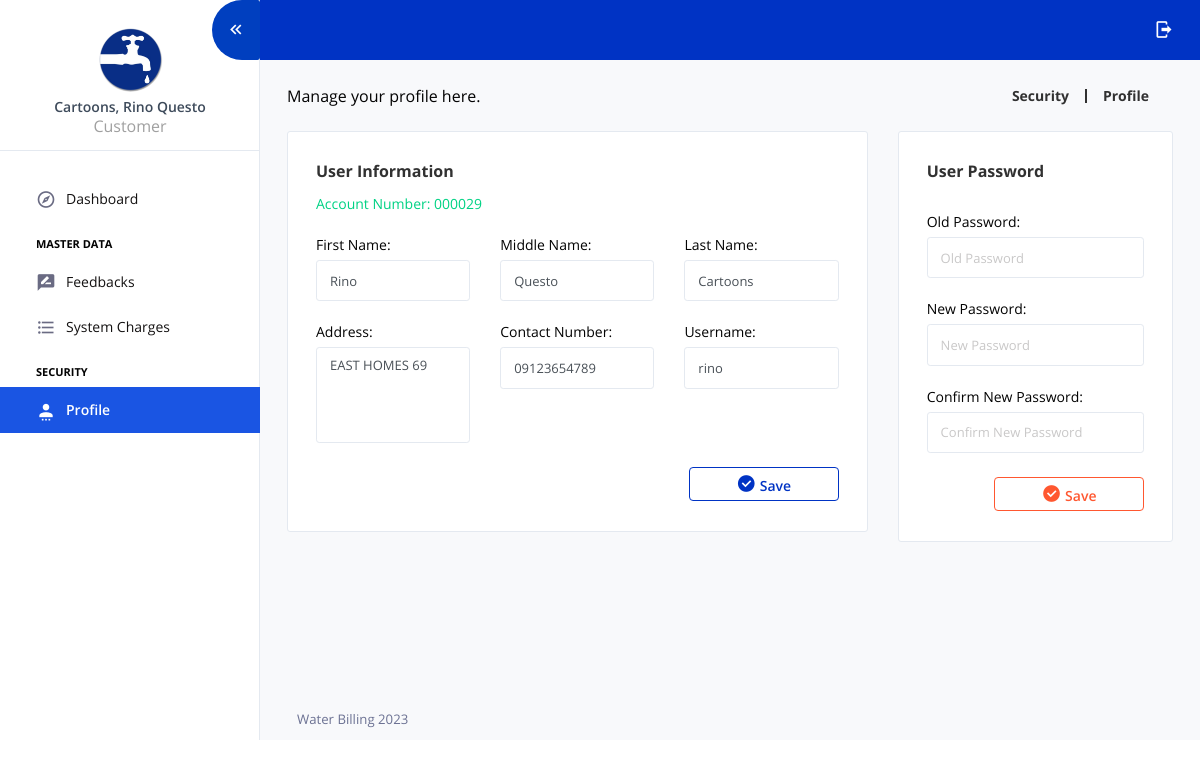
Screenshot of /?page=profile (signed in) with the database file from the repository.
### tables this page shows
CREATE TABLE `tbl_users` (
  `user_id` int(11) NOT NULL AUTO_INCREMENT,
  `account_number` varchar(10) NOT NULL DEFAULT '',
  `user_fname` varchar(50) NOT NULL,
  `user_mname` varchar(50) NOT NULL,
  `user_lname` varchar(50) NOT NULL,
  `address` varchar(150) NOT NULL DEFAULT '',
  `contact_number` varchar(50) NOT NULL DEFAULT '',
  `username` varchar(50) NOT NULL,
  `password` varchar(150) NOT NULL,
  `user_category` varchar(1) NOT NULL DEFAULT '' COMMENT 'A = ADMIN, C = USER or CUSTOMER, M = METER READER',
  `customer_type` varchar(1) NOT NULL DEFAULT '' COMMENT 'R = RESIDENTIAL, C= COMMECRCIAL',
  `date_added` datetime NOT NULL DEFAULT CURRENT_TIMESTAMP,
  PRIMARY KEY (`user_id`)
);

### core/my_functions.php (called while the page is built)
<?php
function userFullName($user_id){
	global $mysqli;
	$fetch = $mysqli->query("SELECT * FROM tbl_users WHERE user_id='$user_id'") or die(mysqli_error());
	$row = $fetch->fetch_array();
	return $row["user_lname"].", ".$row["user_fname"]." ".$row["user_mname"];
}
function user_info($selected_data,$user_id){
	global $mysqli;
	$fetch = $mysqli->query("SELECT $selected_data FROM tbl_users WHERE user_id='$user_id'") or die(mysqli_error());
	$row = $fetch->fetch_array();
	return $row[0];
}
?>

### views/profile.php (the view, shortened to what this page needs)
<div class="content-wrapper pb-0">
  	<div class="page-header flex-wrap">
    	<div class="header-left">
      		Manage your profile here.
    	</div>
    	<div class="header-right d-flex flex-wrap mt-2 mt-sm-0">
      		<div class="d-flex align-items-center">
        		<a href="#">
          			<p class="m-0 pr-3">Security</p>
        		</a>
        		<a class="pl-3 mr-4" href="#">
          			<p class="m-0">Profile</p>
        		</a>
      		</div>
    	</div>
  	</div>
  	<div class="row">
 		<div class="col-sm-8">
 			<div class="card">
	          	<div class="card-body">
	            <h4 class="card-title">User Information</h4>
	            <p class="card-description text-success">Account Number: <?= user_info("account_number",$user_id) ?></p>
		            <form role="form" method="POST" id="form_submit_update_basic_info">
		              	<div class="row">
		              		<div class="col-sm-4">
			              		<div class="form-group">
				                	<label>First Name:</label>
			                    	<input type="text" class="form-control form-control-sm" name="user_fname" placeholder="First Name" value="<?= user_info("user_fname",$user_id) ?>" autocomplete="off" required>
				              	</div>
			              	</div>
			              	<div class="col-sm-4">
			              		<div class="form-group">
			              			<label>Middle Name:</label>
		                    		<input type="text" class="form-control form-control-sm" name="user_mname" placeholder="Middle Name" value="<?= user_info("user_mname",$user_id) ?>" autocomplete="off" required>
		                    	</div>
			              	</div>
			              	<div class="col-sm-4">
			              		<div class="form-group">
			              			<label>Last Name:</label>
	                    			<input type="text" class="form-control form-control-sm" name="user_lname" placeholder="Last Name" value="<?= user_info("user_lname",$user_id) ?>" autocomplete="off" required>
		                    	</div>
			              	</div>
		              	</div>
		              	<div class="row">
		              		<div class="col-sm-4">
			                	<div class="form-group">
			                  		<label>Address:</label>
			                  		<textarea class="form-control form-control-sm" name="address" rows="4"  autocomplete="off" placeholder="Address"><?= user_info("address",$user_id) ?></textarea>
			                	</div>
			              	</div>
			              	<div class="col-sm-4">
			                 	<div class="form-group">
			                    	<label>Contact Number:</label>
			                    	<input type="text" class="form-control form-control-sm" name="contact_number" placeholder="Contact Number" value="<?= user_info("contact_number",$user_id) ?>" autocomplete="off">
			                	</div>
			              	</div>
			              	<div class="col-sm-4">
				                <div class="form-group">
				                    <label>Username:</label>
				                    <input type="text" class="form-control form-control-sm" name="username" placeholder="Username" value="<?= user_info("username",$user_id) ?>" autocomplete="off" required>
				                </div>
				            </div>
			            </div>
		              	<button type="submit" class="btn btn-outline-primary btn-fw btn-sm" id="form_btn_update_basic_info" style="float: right;"><i class="mdi mdi-check-circle"></i> Save</button>
		            </form>
	          	</div>
	        </div>
 		</div>
 		<div class="col-sm-4">
 			<div class="card">
	          	<div class="card-body">
	            <h4 class="card-title">User Password</h4> <br>
		            <form role="form" method="POST" id="form_submit_update_password">
		              	<div class="row">
		              		<div class="col-sm-12">
		              			<div class="form-group">
				                	<label>Old Password:</label>
			                    	<input type="password" class="form-control form-control-sm" name="old_password" placeholder="Old Password" autocomplete="off" required>
				              	</div>
		              		</div>
		              		<div class="col-sm-12">
		              			<div class="form-group">
			              			<label>New Password:</label>
		                    		<input type="password" class="form-control form-control-sm" name="new_password" placeholder="New Password" autocomplete="off" required>
		                    	</div>
		              		</div>
		              		<div class="col-sm-12">
		              			<div class="form-group">
			              			<label>Confirm New Password:</label>
		                			<input type="password" class="form-control form-control-sm" name="confirm_password" placeholder="Confirm New Password" autocomplete="off" required>
		                    	</div>
		              		</div>
		              	</div>
		              	<button type="submit" class="btn btn-outline-warning btn-fw btn-sm" id="form_btn_update_password" style="float: right;"><i class="mdi mdi-check-circle"></i> Save</button>
		            </form>
	          	</div>
	        </div>
 		</div>
  	</div>
</div>

### components/sidebar.php (shortened to what this page needs)
<nav class="sidebar sidebar-offcanvas" id="sidebar">
  <ul class="nav">
    <li class="nav-item nav-profile border-bottom">
      <a href="?page=profile" class="nav-link flex-column">
        <div class="nav-profile-image">
          <img src="assets/images/faucet_2_icon.ico" alt="profile" />
        </div>
        <div class="nav-profile-text d-flex ml-0 mb-3 flex-column">
          <span class="font-weight-semibold mb-1 mt-2 text-center"><?= userFullName($user_id)?></span>
          <span class="text-secondary icon-sm text-center"><?= $session_user_category=="A"?"Admin":(($session_user_category=="C")?"Customer":"Meter Reader");?></span>
        </div>
      </a>
    </li>
    <li class="pt-0 pb-0">
      <span class="nav-item-head"></span>
    </li>
    <li class="nav-item <?= $page=="dashboard"?'active':''; ?>">
      <a class="nav-link" href="?page=dashboard">
        <i class="mdi mdi-compass-outline menu-icon"></i>
        <span class="menu-title">Dashboard</span>
      </a>
    </li>
    <li class="pt-2 pb-1">
      <span class="nav-item-head">Master Data</span>
    </li>
    <li class="nav-item <?= $page=="feedbacks"?'active':''; ?>">
      <a class="nav-link" href="?page=feedbacks">
        <i class="mdi mdi-message-draw menu-icon"></i>
        <span class="menu-title">Feedbacks</span>
      </a>
    </li>
    <li class="nav-item <?= $page=="system_charges"?'active':''; ?>">
      <a class="nav-link" href="?page=system_charges">
        <i class="mdi mdi-format-list-bulleted menu-icon"></i>
        <span class="menu-title">System Charges</span>
      </a>
    </li>
    <li class="pt-2 pb-1">
      <span class="nav-item-head">Security</span>
    </li>
    <li class="nav-item <?= $page=="profile"?'active':''; ?>">
      <a class="nav-link" href="?page=profile">
        <i class="mdi mdi-account-settings menu-icon"></i>
        <span class="menu-title">Profile</span>
      </a>
    </li>
  </ul>
</nav>

### rows the page displays
tbl_users: userFullName($user_id) "Cartoons, Rino Questo", account_number "000029", user_fname "Rino", user_mname "Questo", user_lname "Cartoons", address "EAST HOMES 69", contact_number "09123654789", username "rino"
